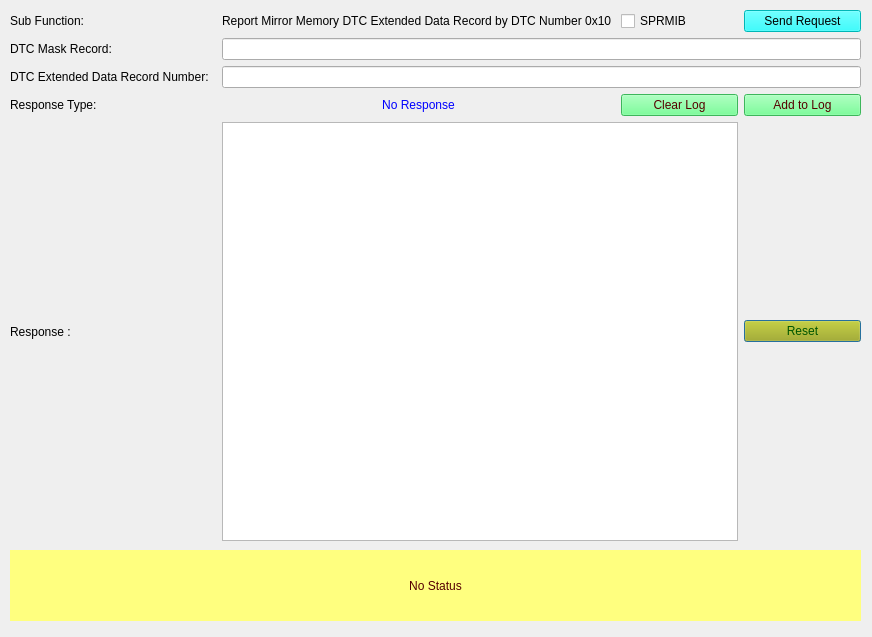
<?xml version="1.0" encoding="UTF-8"?>
<ui version="4.0">
 <class>Form_SID_19_10</class>
 <widget class="QDialog" name="Form_SID_19_10">
  <property name="geometry">
   <rect>
    <x>0</x>
    <y>0</y>
    <width>872</width>
    <height>637</height>
   </rect>
  </property>
  <property name="windowTitle">
   <string>Report Mirror Memory DTC Extended Data Record by DTC Number 0x10 </string>
  </property>
  <widget class="QLabel" name="label_status">
   <property name="geometry">
    <rect>
     <x>10</x>
     <y>550</y>
     <width>851</width>
     <height>71</height>
    </rect>
   </property>
   <property name="styleSheet">
    <string notr="true">background-color: rgb(255, 255, 127);
color: rgb(85, 0, 0);
border-color: rgb(0, 0, 255);</string>
   </property>
   <property name="text">
    <string>No Status</string>
   </property>
   <property name="alignment">
    <set>Qt::AlignCenter</set>
   </property>
   <property name="wordWrap">
    <bool>true</bool>
   </property>
  </widget>
  <widget class="QWidget" name="layoutWidget">
   <property name="geometry">
    <rect>
     <x>10</x>
     <y>10</y>
     <width>851</width>
     <height>531</height>
    </rect>
   </property>
   <layout class="QGridLayout" name="gridLayout_2">
    <property name="sizeConstraint">
     <enum>QLayout::SetNoConstraint</enum>
    </property>
    <item row="1" column="0">
     <widget class="QLabel" name="DTCMaskRecord_label">
      <property name="text">
       <string>DTC Mask Record:</string>
      </property>
     </widget>
    </item>
    <item row="0" column="1" colspan="2">
     <widget class="QLabel" name="subFunction_Name">
      <property name="text">
       <string>Report Mirror Memory DTC Extended Data Record by DTC Number 0x10 </string>
      </property>
     </widget>
    </item>
    <item row="6" column="0">
     <widget class="QLabel" name="label_4">
      <property name="text">
       <string>Response : </string>
      </property>
     </widget>
    </item>
    <item row="6" column="4">
     <widget class="QPushButton" name="pushButton_reset">
      <property name="styleSheet">
       <string notr="true">background-color: rgb(170, 170, 0);
font: 75 8pt &quot;MS Shell Dlg 2&quot;;
color: rgb(0, 85, 0);</string>
      </property>
      <property name="text">
       <string>Reset</string>
      </property>
     </widget>
    </item>
    <item row="1" column="1" colspan="4">
     <layout class="QHBoxLayout" name="horizontalLayout">
      <item>
       <widget class="QLineEdit" name="DTCMaskRecord_lineEdit">
        <property name="toolTip">
         <string>&lt;html&gt;&lt;head/&gt;&lt;body&gt;&lt;p&gt;Enter DTC Mask Record in &lt;span style=&quot; font-weight:600;&quot;&gt;3-byte hexadecimal format &lt;/span&gt;&lt;/p&gt;&lt;/body&gt;&lt;/html&gt;</string>
        </property>
       </widget>
      </item>
     </layout>
    </item>
    <item row="2" column="1" colspan="4">
     <layout class="QHBoxLayout" name="horizontalLayout_3">
      <item>
       <widget class="QLineEdit" name="DTCEDRN_lineEdit">
        <property name="toolTip">
         <string>&lt;html&gt;&lt;head/&gt;&lt;body&gt;&lt;p&gt;Enter DTC Extended Data Record Number in &lt;span style=&quot; font-weight:600;&quot;&gt;1-byte hexadecimal format&lt;/span&gt;&lt;/p&gt;&lt;/body&gt;&lt;/html&gt;</string>
        </property>
       </widget>
      </item>
     </layout>
    </item>
    <item row="6" column="1" colspan="3">
     <widget class="QTextBrowser" name="textBrowser_Resp"/>
    </item>
    <item row="3" column="0">
     <widget class="QLabel" name="label_5">
      <property name="text">
       <string>Response Type: </string>
      </property>
     </widget>
    </item>
    <item row="0" column="3">
     <widget class="QCheckBox" name="checkBox_suppressposmsg">
      <property name="toolTip">
       <string>If selected then Suppress Positive Response Message Indication bit will be set in Subfunction</string>
      </property>
      <property name="text">
       <string>SPRMIB</string>
      </property>
     </widget>
    </item>
    <item row="3" column="1" colspan="2">
     <widget class="QLabel" name="label_ResType">
      <property name="autoFillBackground">
       <bool>false</bool>
      </property>
      <property name="styleSheet">
       <string notr="true">color: rgb(0, 0, 255);</string>
      </property>
      <property name="text">
       <string>No Response</string>
      </property>
      <property name="alignment">
       <set>Qt::AlignCenter</set>
      </property>
     </widget>
    </item>
    <item row="3" column="4">
     <widget class="QPushButton" name="pushButton_appendLog">
      <property name="styleSheet">
       <string notr="true">background-color: rgb(85, 255, 127);
color: rgb(85, 0, 0);</string>
      </property>
      <property name="text">
       <string>Add to Log</string>
      </property>
     </widget>
    </item>
    <item row="0" column="0">
     <widget class="QLabel" name="label_subFunction">
      <property name="text">
       <string>Sub Function:</string>
      </property>
     </widget>
    </item>
    <item row="0" column="4">
     <widget class="QPushButton" name="pushButton_Send19_10Req">
      <property name="toolTip">
       <string>&lt;html&gt;&lt;head/&gt;&lt;body&gt;&lt;p&gt;Sends the 19 service subfunction 10 request to ECU&lt;/p&gt;&lt;/body&gt;&lt;/html&gt;</string>
      </property>
      <property name="styleSheet">
       <string notr="true">background-color: rgb(0, 255, 255);
border-color: rgb(0, 0, 0);
color: rgb(0, 0, 0);</string>
      </property>
      <property name="text">
       <string>Send Request</string>
      </property>
     </widget>
    </item>
    <item row="3" column="3">
     <widget class="QPushButton" name="pushButton_clearLog">
      <property name="styleSheet">
       <string notr="true">background-color: rgb(85, 255, 127);
color: rgb(85, 0, 0);</string>
      </property>
      <property name="text">
       <string>Clear Log</string>
      </property>
     </widget>
    </item>
    <item row="2" column="0">
     <widget class="QLabel" name="DTCEDRN_label">
      <property name="text">
       <string>DTC Extended Data Record Number:  </string>
      </property>
     </widget>
    </item>
   </layout>
  </widget>
 </widget>
 <resources/>
 <connections/>
</ui>
